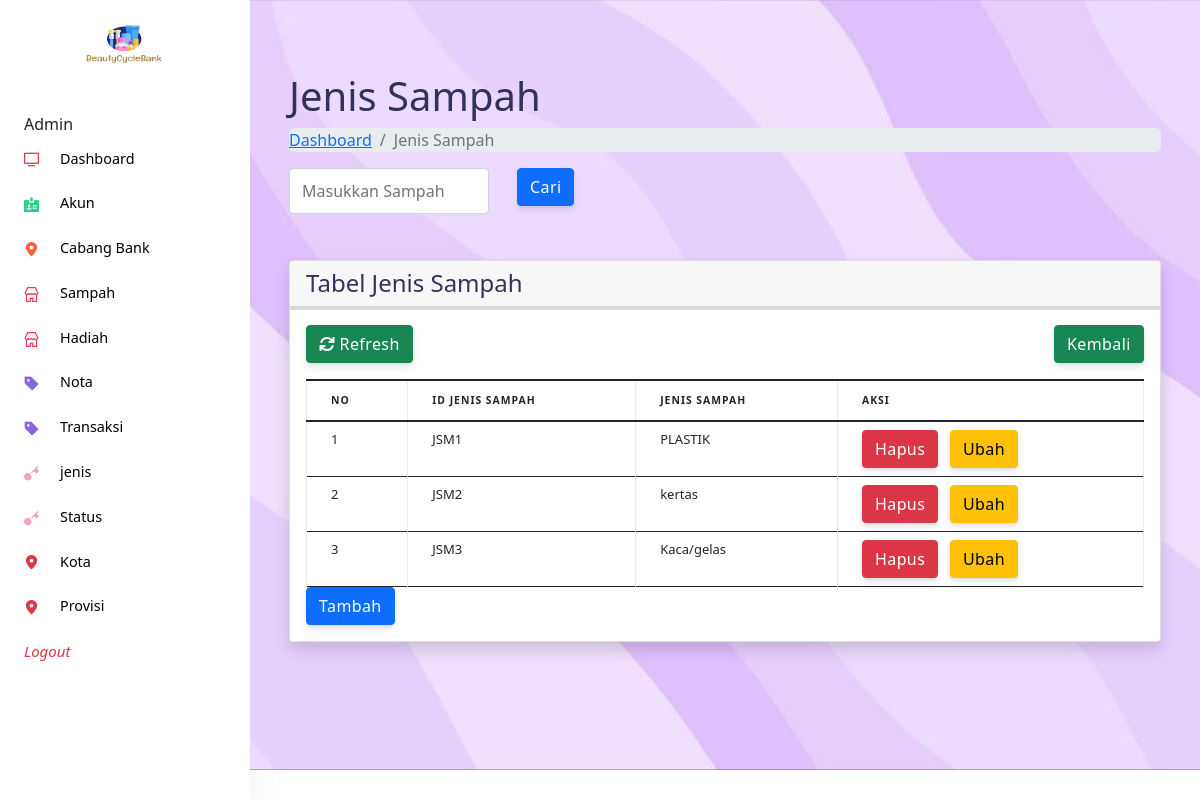
Page /admin/index.php?halaman=jenissampah on the committed database.
### tables this page shows
CREATE TABLE `jenis_sampah` (
  `ID_Jenis_Sampah` varchar(100) NOT NULL,
  `Jenis_Sampah` varchar(100) NOT NULL
);

### admin/jenis_sampah.php (the view, shortened to what this page needs)
<!DOCTYPE html>
<html lang="en">
<head>
  <link href="assets/js/plugins/nucleo/css/nucleo.css" rel="stylesheet" />
  <link href="assets/js/plugins/@fortawesome/fontawesome-free/css/all.min.css" rel="stylesheet" />
</head>
<div class="container-fluid px-4">
    <h1 class="mt-4">Jenis Sampah</h1>
      <ol class="breadcrumb mt-2">
        <li  class="breadcrumb-item"><a href="index.php">Dashboard</a></li>
          <li class="breadcrumb-item active">Jenis Sampah</li>
      </ol>
<form class="form-horizontal" role="search" method="post" action="index.php?halaman=pencarianjenissampah">
  <div class="row">
      <div class="col-md-3">
        <div class="form-group">
          <input type="text" class="form-control" name="keyword" placeholder="Masukkan Sampah" autofocus autocomplete="off">
        </div>
    </div>
    <div class="col-md-2">
      <div class="form-group">
        <button class="btn btn-primary" name="cari">Cari</button>
      </div>
    </div>
  </div>
</form>
    <div class="card shadow" style="margin-top:22px">
      <div class="card-header border-4">
        <h4 class="mb-0">Tabel Jenis Sampah</h4>
      </div>
  <div class="card-body" style="margin-top:-1px">
  <table id="datatablesSimple" class="table table-bordered border-dark" background="">
  <thead>
    <a href="index.php?halaman=jenissampah" class="btn btn-success square-btn-adjust" style="margin-bottom:16px"><i class="fa fa-refresh"></i> Refresh </a>
    <div style="float:right;" class="col-md-0">
    <input type="button" class="btn btn-success square-btn-adjust" style="margin-bottom:16px" class="fa fa-reply-all" value="Kembali" onclick="history.back(-1)"/>
    </div>
    <thead>
    <tr>
      <th> No </th>
      <th> ID Jenis Sampah </th>
      <th> Jenis Sampah </th>
      <th> Aksi </th>
    </tr>
  </thead>
  <tbody>
    <?php $nomor=1;?>
    <?php $ambil=$koneksi->query("SELECT * FROM jenis_sampah");?>
    <?php while($pecah=$ambil->fetch_assoc()){?>
    <tr>
      <td> <?php echo $nomor; ?></td>
      <td> <?php echo $pecah['ID_Jenis_Sampah']; ?></td>
      <td> <?php echo $pecah['Jenis_Sampah']; ?></td>
      <td>
        <a href="index.php?halaman=hapusjenissampah&id=<?php echo $pecah['ID_Jenis_Sampah'];?>" class="btn-danger btn" >Hapus</a>
        <a href="index.php?halaman=ubahjenissampah&id=<?php echo $pecah['ID_Jenis_Sampah'];?>" class="btn btn-warning"> Ubah </a>
      </td>
    </tr>
    <?php $nomor++; ?>
    <?php } ?>
  </tbody>
</table>
<a href="index.php?halaman=tambahjenissampah" class ="btn btn-primary"> Tambah </a>
</html>

### rows in the picture
jenis_sampah: ID_Jenis_Sampah "JSM1", Jenis_Sampah "PLASTIK"
jenis_sampah: ID_Jenis_Sampah "JSM2", Jenis_Sampah "kertas"
jenis_sampah: ID_Jenis_Sampah "JSM3", Jenis_Sampah "Kaca/gelas"
